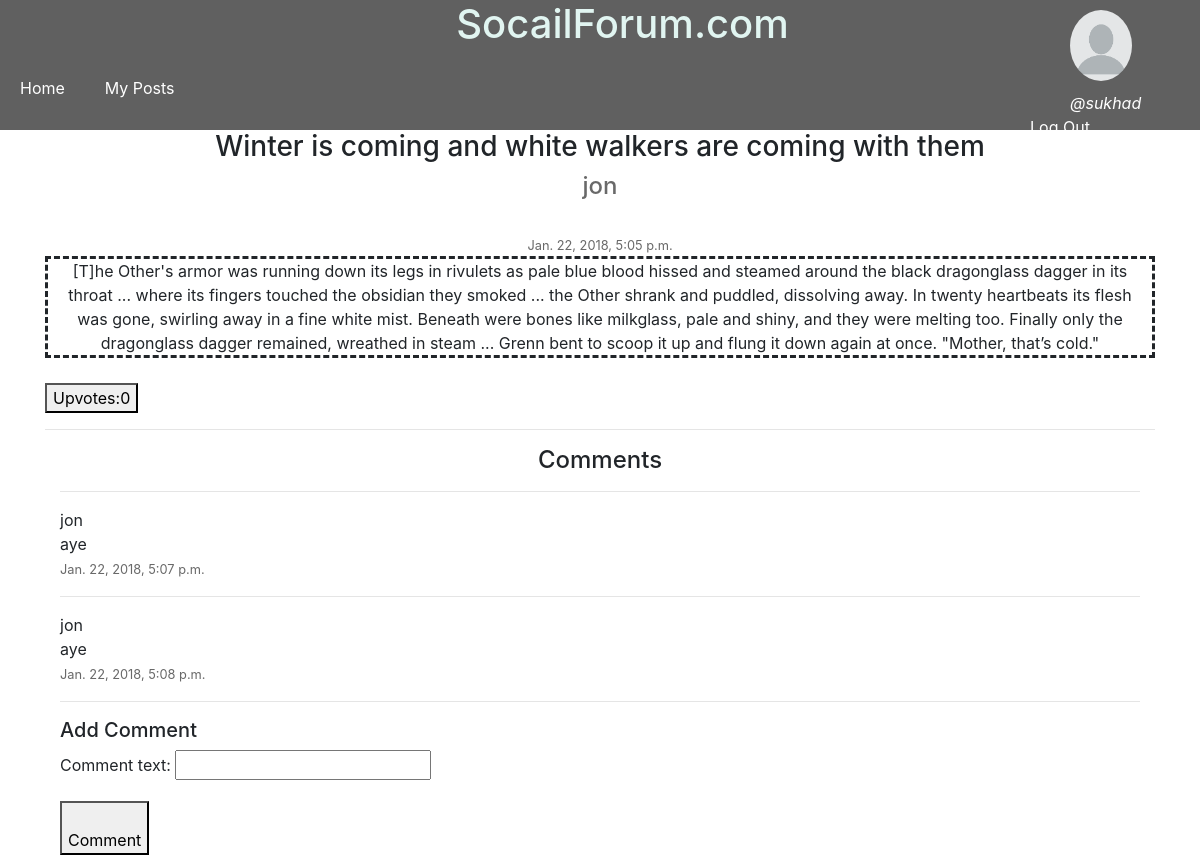
Page /posts/winter-is-coming-and-white-walkers-are-coming-with-them-1w5l/ (signed in) on the earlier database version.
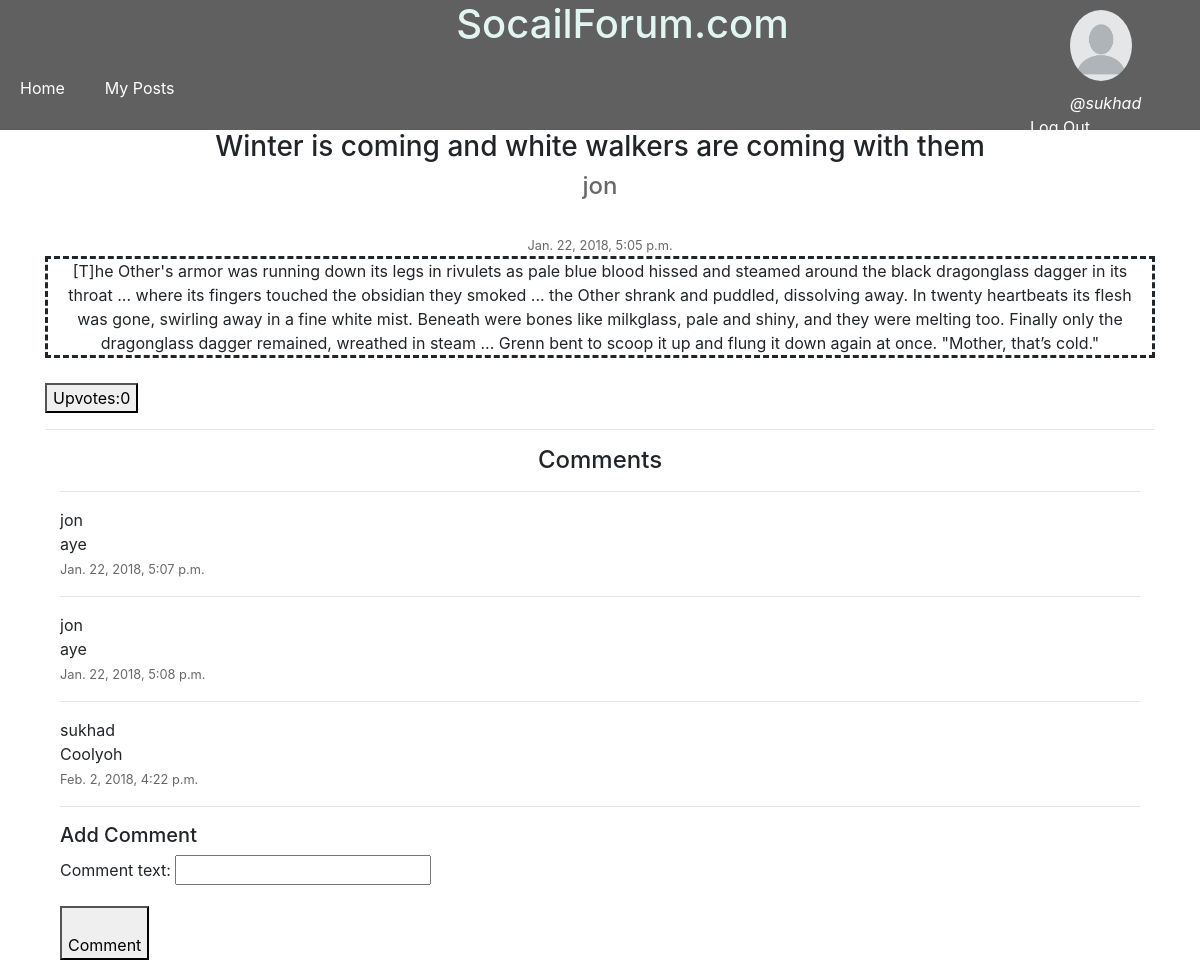
Same page on the later database version.
### posts/models.py (models this page shows, shortened)
class Comment(models.Model):
	user 	 		=models.ForeignKey(User,default=1)
	post 			=models.ForeignKey(Post,default=1)
	comment_text 	=models.CharField(max_length=120,null=True,blank=True)
	timestamp		=models.DateTimeField(auto_now_add=True)

### posts/views.py (the view, shortened to what this page needs)
# urls.py: url(r'^(?P<slug>[\w-]+)/$',PostDetailCommentView.as_view(),name="details"),
class PostDetailCommentView(LoginRequiredMixin,CreateView):
	template_name='posts/post_detail.html'
	form_class=CommentForm
	def get_context_data(self,*args,**kwargs):
		context=super(PostDetailCommentView,self).get_context_data(*args,**kwargs)
		slug	=self.kwargs.get("slug")
		obj  	=Post.objects.get(slug=slug)
		context['object']=obj
		return context

### posts/forms.py
class CommentForm(forms.ModelForm):
	class Meta:
		model=Comment
		fields=['comment_text']

### posts/templates/posts/post_detail.html (shortened to what this page needs)
{% extends "base.html" %}
{% block content %}
<h3 style="text-align:center;">{{ object.title }}</h3>
<h4 style="color: #696969">{{object.user.username}}</h4><br>
<small style="color: #696969;text-align: center;" >{{object.timestamp}}</small><br>
<div align="center" class="container" style="border-style: dashed; align-content: center;">
	<div class="col" >
	<div class="row">
		{{ object.text }}
	</div>
	</div>
</div>
<div align="left" class="button">
	<button  style="margin-top: 25px" >Upvotes:{{object.upvotes}}</button>
</div>
<hr>
<div align="left" class="container">
	<h4 style="text-align: center;">Comments</h4>
	{% if object.comment_set.all %}
	{% for comment in object.comment_set.all %}
		<hr>
				{{comment.user.username}}
			<br>
			{{comment.comment_text}}<br>
			<small style="color: #696969;" >{{comment.timestamp}}</small><br>
	{% endfor %}
	{% endif %}
<hr>
<h5>Add Comment</h5>
<form method="POST" action="{% url 'posts:details' slug=object.slug %}">{% csrf_token %}
	{{form.as_p}}
	<button style="padding-top: 25px" type="submit">Comment</button>
</form>
 </div>
{% endblock content %}

Differences in the rows shown:
added Comment: user.username "sukhad", comment_text "Coolyoh", timestamp "Feb. 2, 2018, 4:22 p.m."
